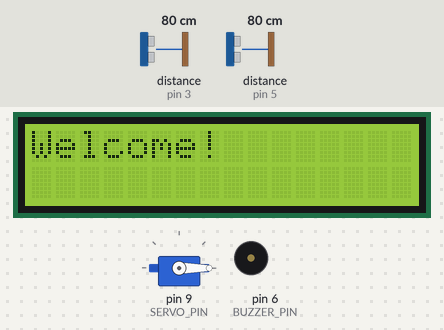
Bench run of a sketch on a simulated Arduino Uno, built with avr-gcc and run on an emulated ATmega328P. Parts: 16×2 character LCD, servo, buzzer (waves = sounding). Wiring (inferred from the names in the program): 2 × ultrasonic range finder: trigger pin 2, echo pin 3 / trigger pin 4, echo pin 5. The test bench sets the inputs (shaded band); at power-on: distance to the obstacle (sensors on pin 3, pin 5) 80 cm. The echo pulse lasts 58.3 µs per cm; what the sketch prints to the serial monitor is not drawn.

Above: at 1.2 s.
1.3 s: distance to the obstacle (sensor on pin 3) set to 24 cm
3.4 s: distance to the obstacle (sensor on pin 3) set to 19 cm
At 6.2 s:
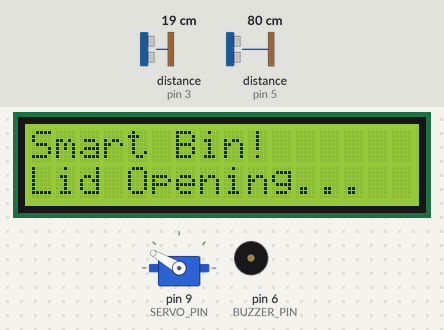
At 17.9 s:
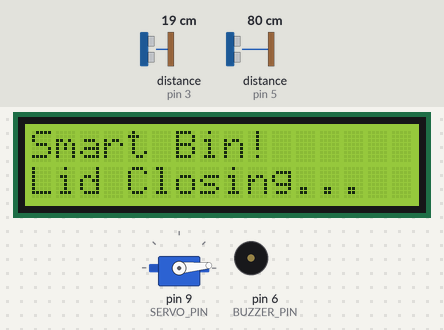
Timing chart, 0 to 19.4 s (numbered marks = the images above; inputs shaded):
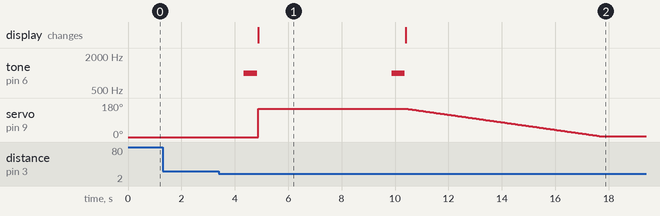

Measured:
- the behaviour switches between 22 and 21 cm on distance to the obstacle (sensor on pin 3) (found by bisection; images 0 and 1)
- after the input at 1.3 s, every drawn part: stays the same
- after the input at 3.4 s, tone on pin 6 (BUZZER_PIN): alternates 1000 Hz for 0.50 s and silent for 5.0 s, 4 changes in all, then stays silent, starting after 0.94 s; the display: changes after 1.5 s (image 1)
- what the display in image 1 shows lasts 5.5 s, from 4.9 s to 10.4 s

The sketch:

smartbin.ino
```cpp
#include <Servo.h>
// #include <Wire.h>
#include <LiquidCrystal_I2C.h>

const int TRIG_PIN_1 	= 2;  // Trigger pin for hand detection ultrasonic sensor
const int ECHO_PIN_1 	= 3;  // Echo pin for hand detection ultrasonic sensor

const int TRIG_PIN_2 	= 4;  // Trigger pin for bin full detection ultrasonic sensor
const int ECHO_PIN_2 	= 5;  // Echo pin for bin full detection ultrasonic sensor

const int BUZZER_PIN 	= 6;  // Pin for buzzer
const int SERVO_PIN 	= 9;  // Pin for servo motor

String lcdLine1 = "";
String lcdLine2 = "";

// Distance thresholds
const int HAND_DISTANCE = 20;  // Distance threshold for hand detection (20 cm)
const int FULL_DISTANCE = 5;  // Distance threshold for bin full detection (10 cm)

Servo servoMotor;
LiquidCrystal_I2C lcd(0x27, 16, 2);  // LCD object with address 0x27, 16 columns, and 2 rows

void setup()
{
  lcd.init();
  lcd.backlight();

  Serial.begin(9600);
  pinMode(TRIG_PIN_1, OUTPUT);
  pinMode(ECHO_PIN_1, INPUT);
  pinMode(TRIG_PIN_2, OUTPUT);
  pinMode(ECHO_PIN_2, INPUT);
  pinMode(BUZZER_PIN, OUTPUT);
  pinMode(SERVO_PIN, OUTPUT);

  servoMotor.attach(SERVO_PIN);
  servoMotor.write(0);
  lcdScreen("Welcome!","");
}

void loop()
{
  int handDistance 	= getDistance(TRIG_PIN_1, ECHO_PIN_1);
  int binDistance 	= getDistance(TRIG_PIN_2, ECHO_PIN_2);

  Serial.println("Sensor Atas (hand) : "  + (String) handDistance + "cm");
  Serial.println("Sensor Bawah (bin) : "  + (String) binDistance + "cm");
  Serial.println("----------------------------------------------------");

  if(handDistance <= HAND_DISTANCE && handDistance > 0){
    tone(BUZZER_PIN,1000);
    delay(500);
    noTone(BUZZER_PIN);
    Serial.println("Lid Opening...");
    lcdScreen("Smart Bin!","Lid Opening...");
    servoMotor.write(150);
    delay(5000);
    tone(BUZZER_PIN,1000);
    delay(500);
    noTone(BUZZER_PIN);
    Serial.println("Lid Closing...");
    lcdScreen("Smart Bin!","Lid Closing...");
    for (int angle = 150; angle > 5; angle -= 1){
      servoMotor.write(angle);
      delay(50);
    }
    servoMotor.write(5);
    delay(2000);
    lcdScreen("Welcome!","");
  }

  if(binDistance <= FULL_DISTANCE && binDistance > 0){
    Serial.println("Bin Full");
    tone(BUZZER_PIN, 1000);
  	lcdScreen("Warning!!!","Bin is FULL");
  }

  if(binDistance > FULL_DISTANCE){
    lcdScreen("Welcome!","");
    noTone(BUZZER_PIN);
  }

  delay(1000);
}

int getDistance(int trigPin, int echoPin) {
  digitalWrite(trigPin, LOW);
  delayMicroseconds(2);
  digitalWrite(trigPin, HIGH);
  delayMicroseconds(10);
  digitalWrite(trigPin, LOW);
  int duration = pulseIn(echoPin, HIGH);
  int distance = (duration * 0.034) / 2;
  return distance;
}

void lcdScreen(String firstLine, String secondLine){
  if(lcdLine1 != firstLine || lcdLine2 != secondLine){
    lcd.clear();
    lcd.setCursor(0, 0);
    lcd.print(firstLine);
    lcd.setCursor(0, 1);
    lcd.print(secondLine);
    lcdLine1 = firstLine;
  	lcdLine2 = secondLine;
  }
}
```
